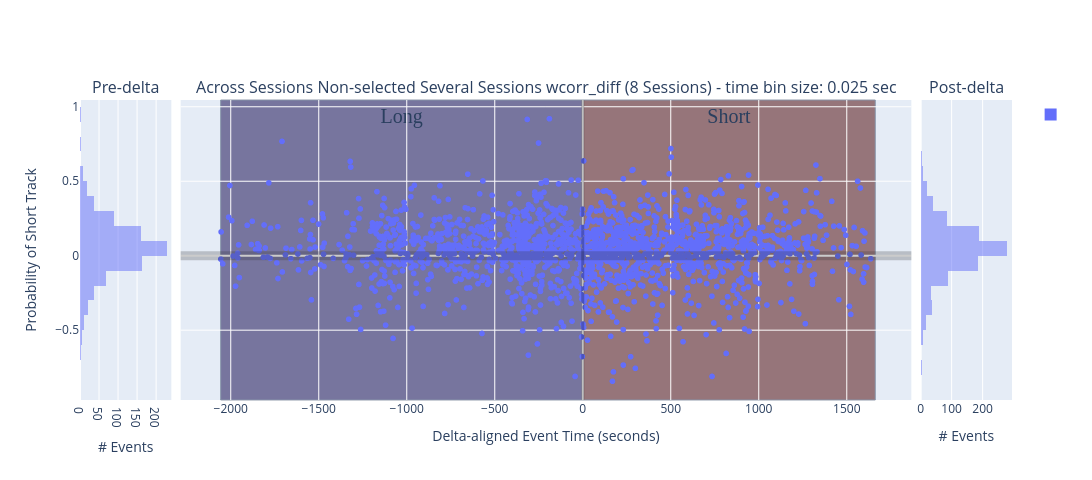

Here is the notebook cell this chart was saved with:
### Code cell
## User non-selected:
scatter_title = f'Non-selected Several Sessions {variable_name}'
# variable_name = 'wcorr_abs_diff'
px_scatter_kwargs = {'x': 'delta_aligned_start_t', 'y': variable_name, 'title': scatter_title, 'range_y': [0.0, 1.0], 'labels': {'session_name': 'Session', 'time_bin_size': 'tbin_size'}} # , 'color': 'time_bin_size'
new_fig_ripples, figure_context = plotly_pre_post_delta_scatter(data_results_df=deepcopy(user_rejected_ripple_df), out_scatter_fig=None, histogram_bins=histogram_bins,
                        px_scatter_kwargs=px_scatter_kwargs, histogram_variable_name=variable_name, forced_range_y=None,
                        time_delta_tuple=(earliest_delta_aligned_t_start, 0.0, latest_delta_aligned_t_end))
new_fig_ripples.update_layout(fig_size_kwargs)
new_fig_ripples

### Figure 1 — Plotly figure (JSON) as saved in the notebook; plotly's stock layout.template omitted (floating-point values rounded to 4 significant figures; data arrays with more than 128 entries replaced by an {"elided": "..."} marker saying what was removed)
{"data": [{"alignmentgroup": "True", "bingroup": "y", "hovertemplate": "count=%{x}<br>wcorr_diff=%{y}<extra></extra>", "legendgroup": "", "marker": {"color": "#636efa", "opacity": 0.5, "pattern": {"shape": ""}}, "name": "", "nbinsy": 25, "offsetgroup": "", "orientation": "h", "showlegend": true, "type": "histogram", "xaxis": "x", "y": {"elided": "857 float values"}, "yaxis": "y"}, {"hovertemplate": "delta_aligned_start_t=%{x}<br>wcorr_diff=%{y}<extra></extra>", "legendgroup": "", "marker": {"color": "#636efa", "symbol": "circle"}, "mode": "markers", "name": "", "showlegend": false, "type": "scattergl", "x": {"elided": "1862 float values"}, "xaxis": "x2", "y": {"elided": "1862 float values"}, "yaxis": "y2"}, {"alignmentgroup": "True", "bingroup": "y", "hovertemplate": "count=%{x}<br>wcorr_diff=%{y}<extra></extra>", "legendgroup": "", "marker": {"color": "#636efa", "opacity": 0.5, "pattern": {"shape": ""}}, "name": "", "nbinsy": 25, "offsetgroup": "", "orientation": "h", "showlegend": false, "type": "histogram", "xaxis": "x3", "y": {"elided": "1005 float values"}, "yaxis": "y3"}], "layout": {"annotations": [{"font": {"size": 16}, "showarrow": false, "text": "Pre-delta", "x": 0.049, "xanchor": "center", "xref": "paper", "y": 1, "yanchor": "bottom", "yref": "paper"}, {"font": {"size": 16}, "showarrow": false, "text": "Across Sessions Non-selected Several Sessions wcorr_diff (8 Sessions) - time bin size: 0.025 sec", "x": 0.5, "xanchor": "center", "xref": "paper", "y": 1, "yanchor": "bottom", "yref": "paper"}, {"font": {"size": 16}, "showarrow": false, "text": "Post-delta", "x": 0.951, "xanchor": "center", "xref": "paper", "y": 1, "yanchor": "bottom", "yref": "paper"}], "barmode": "overlay", "height": 480, "shapes": [{"line": {"color": "rgba(0.2,0.2,0.2,.25)", "width": 9}, "type": "line", "x0": 0, "x1": 1, "xref": "x2 domain", "y0": 0, "y1": 0, "yref": "y2"}, {"line": {"color": "rgba(0,0,0,.25)", "width": 3}, "type": "line", "x0": 0, "x1": 0, "xref": "x2", "y0": 0, "y1": 1, "yref": "y2 domain"}, {"fillcolor": "#0b0049", "label": {"font": {"family": "Times New Roman", "size": 20}, "text": "Long", "textposition": "top center"}, "layer": "below", "line": {"width": 1}, "opacity": 0.5, "type": "rect", "x0": -2057.0, "x1": 0, "xref": "x2", "y0": 0, "y1": 1, "yref": "y2 domain"}, {"fillcolor": "#490000", "label": {"font": {"family": "Times New Roman", "size": 20}, "text": "Short", "textposition": "top center"}, "layer": "below", "line": {"width": 1}, "opacity": 0.5, "type": "rect", "x0": 0, "x1": 1662.0, "xref": "x2", "y0": 0, "y1": 1, "yref": "y2 domain"}], "width": 1650, "xaxis": {"anchor": "y", "domain": [0, 0.098], "title": {"text": "# Events"}}, "xaxis2": {"anchor": "y2", "domain": [0.108, 0.892], "title": {"text": "Delta-aligned Event Time (seconds)"}}, "xaxis3": {"anchor": "y3", "domain": [0.902, 1], "title": {"text": "# Events"}}, "yaxis": {"anchor": "x", "domain": [0, 1], "title": {"text": "Probability of Short Track"}}, "yaxis2": {"anchor": "x2", "domain": [0, 1], "matches": "y", "showticklabels": false}, "yaxis3": {"anchor": "x3", "domain": [0, 1], "matches": "y", "showticklabels": false}}}
